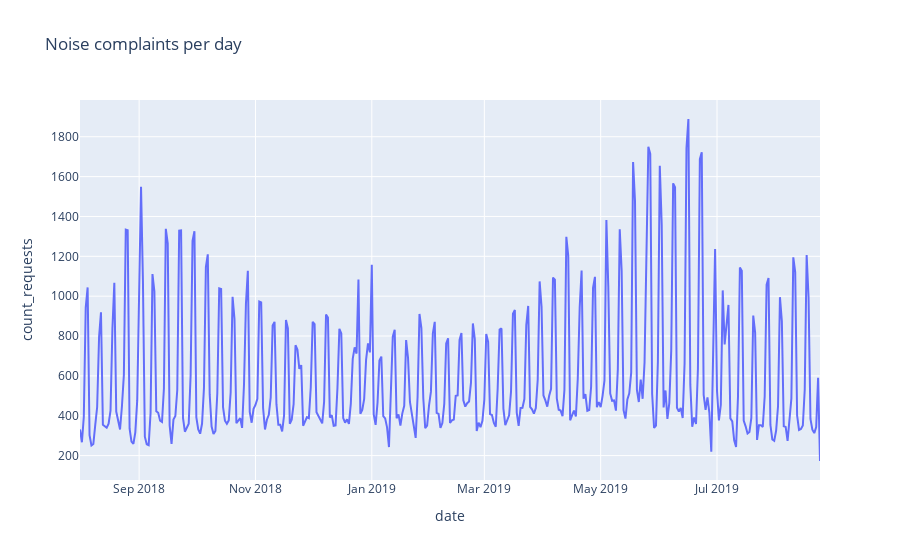

The notebook cell saved with this chart:
### Code cell
fig = px.line(noise_per_day, x='date', y='count_requests', title='Noise complaints per day')
fig.show()

### Figure 1 — Plotly figure (JSON) as saved in the notebook; plotly's stock layout.template omitted (floating-point values rounded to 4 significant figures; data arrays with more than 128 entries replaced by an {"elided": "..."} marker saying what was removed)
{"data": [{"hovertemplate": "date=%{x}<br>count_requests=%{y}<extra></extra>", "legendgroup": "", "line": {"color": "#636efa", "dash": "solid"}, "mode": "lines", "name": "", "showlegend": false, "type": "scatter", "x": {"elided": "389 str values"}, "xaxis": "x", "y": {"elided": "389 int values"}, "yaxis": "y"}], "layout": {"legend": {"tracegroupgap": 0}, "title": {"text": "Noise complaints per day"}, "xaxis": {"anchor": "y", "domain": [0, 1], "title": {"text": "date"}}, "yaxis": {"anchor": "x", "domain": [0, 1], "title": {"text": "count_requests"}}}}
